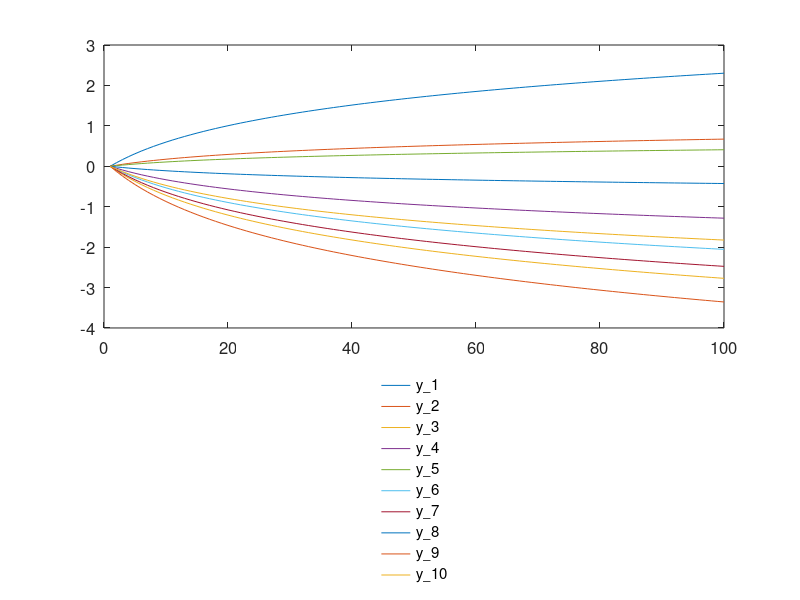

This figure's MATLAB source: (Note: this script raises an error after producing the figure.)
%{
Ciclos y gráficos
En ocasiones se cuenta con múltiples series que queremos graficar por lo
que se hace conveniente usar ciclos para hacerlo
%}

% Dentro de los procesos que se tienen en la metodología de evaluación se
% hace uso de las estructuras para guardar distintos tipos de salidas y los
% ciclos facilitan la tarea al momento de graficar los resultados.

y = struct();
x = linspace(1,10);
r = -1.5 + 3*rand(1,10);

for i = 1:10
   if i == 1
   y.(strcat('y_', num2str(i))) = log(x)'; 
   
   else
   y.(strcat('y_', num2str(i))) = r(i)*log(x)';
   end
   name_i{i} = strcat('y_', num2str(i));       
end

% Inicializamos el gráfico
figure();
   
set(gcf, 'defaultaxesfontsize', 12, ...
    'Position', [350 120 1000 700]);

% Utilizamos el ciclo para graficar
for i = 1:10
   plot(y.(strcat('y_', num2str(i))));
   hold on   
end

lgd = legend(name_i, 'Interpreter', 'none', 'Location', 'southoutside');
legend('boxoff')
lgd.NumColumns = 5;

% Podemos usar condicionales para darle una mejor vista al gráfico
figure();
   
set(gcf, 'defaultaxesfontsize', 12, ...
    'Position', [350 120 1000 700]);

for i = 1:10
   if i == 1
   plot(y.(strcat('y_', num2str(i))), 'Linewidth', 2, 'marker', 'o',...
       'MarkerSize', 2);
   
   else
   plot(y.(strcat('y_', num2str(i))), '--');
   end
   
   hold on   
end

lgd = legend(name_i, 'Interpreter', 'none', 'Location', 'southoutside');
legend('boxoff')
lgd.NumColumns = 5;

% También podemos usar los ciclos con los subplots
figure();

set(gcf, 'defaultaxesfontsize', 12, ...
    'Position', [350 100 700 800]);

for i = 1:10

subplot(5,2,i)

plot(y.(strcat('y_', num2str(i))));

title(name_i{i}, 'Interpreter', 'none')

end



